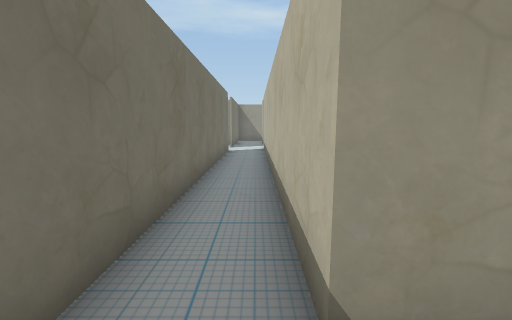
View 1 (above)

24 first-person views from a walk through a scene from a Unity 3-D project. The camera is 1.4 m above the floor, tilts 8° down and sees 90° across. Doors are open. The floor is counted in squares, 1 m on a side. Each view is taken from the middle of a square. On the plan, view 1 faces up. The plan holds only what a view shows up to about 13 squares ahead; the rest is blank. The place goes on beyond the plan. The player character is not drawn. Some animated figures are not drawn. Some surface patterns are stand-ins.

View 2
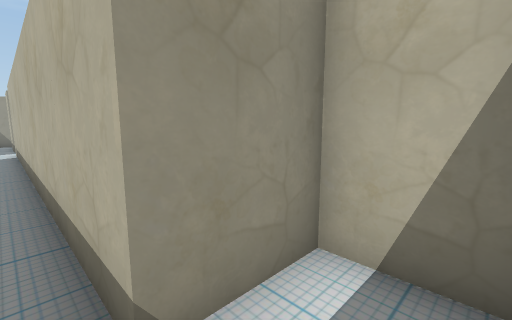

View 3
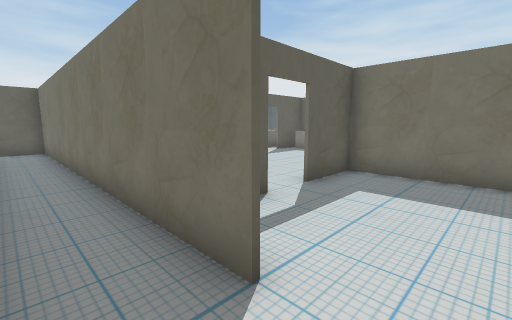

View 4
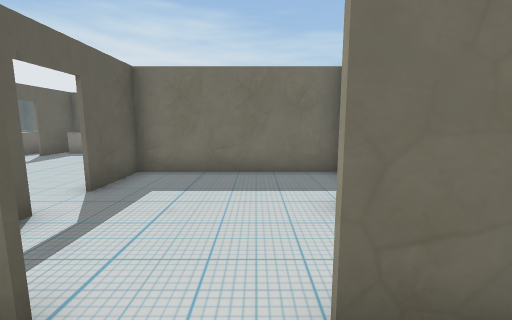

View 5
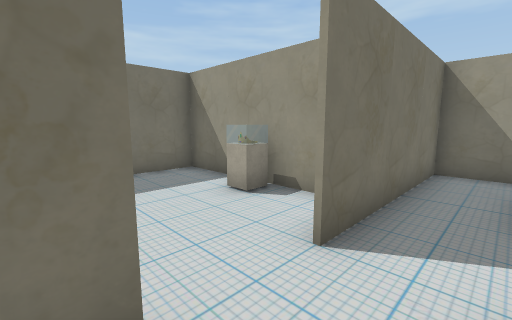

View 6
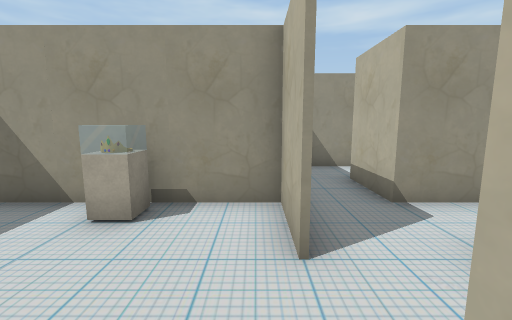

View 7
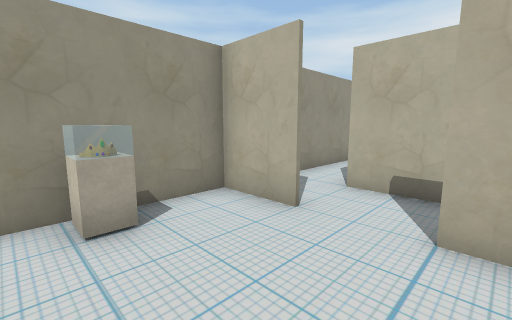

View 8
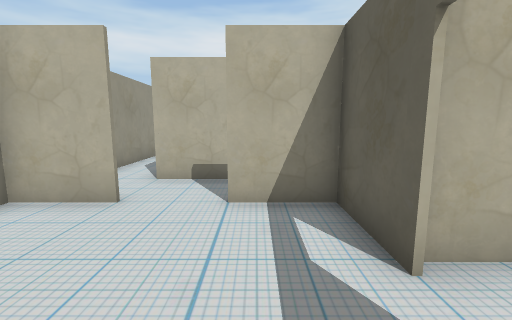

View 9
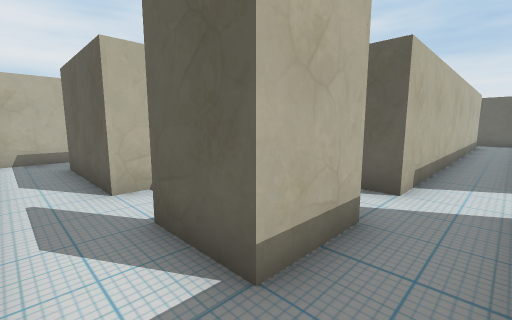

View 10
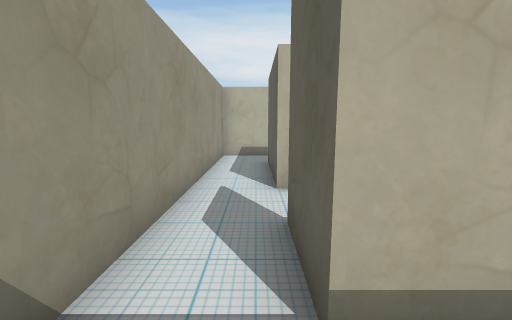

View 11
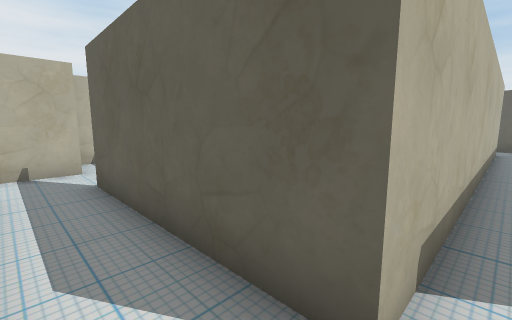

View 12
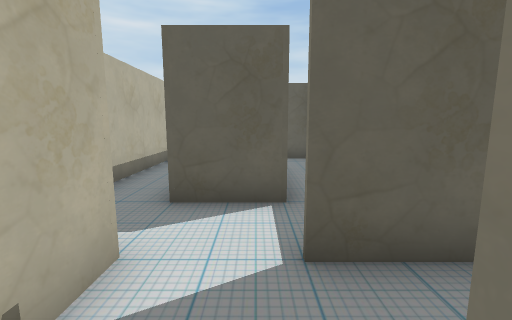

View 13
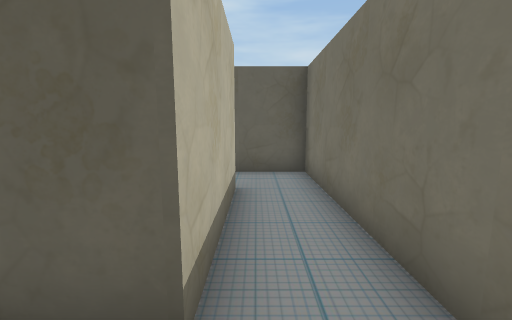

View 14
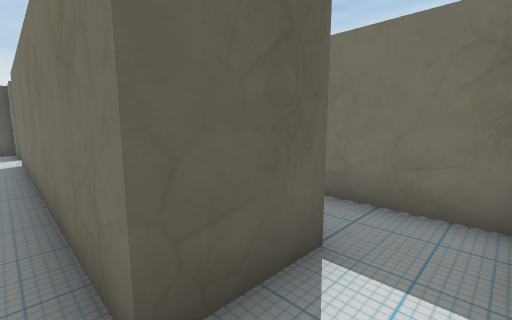

View 15
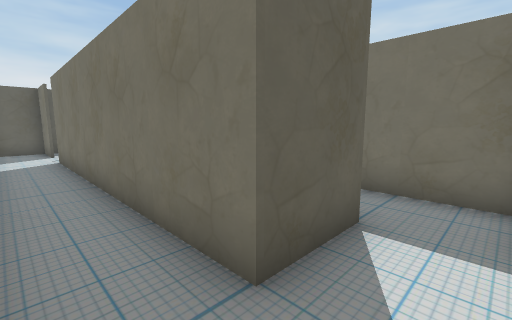

View 16
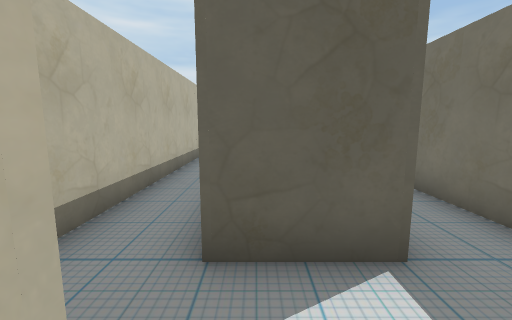

View 17
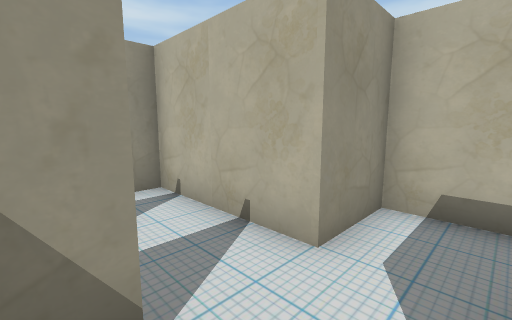

View 18
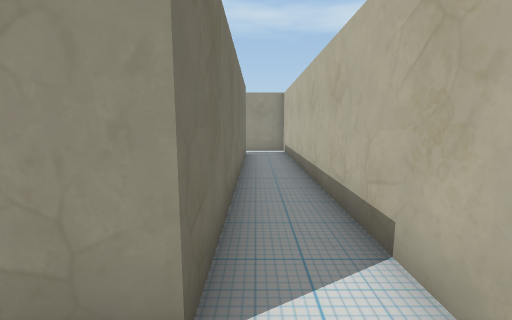

View 19
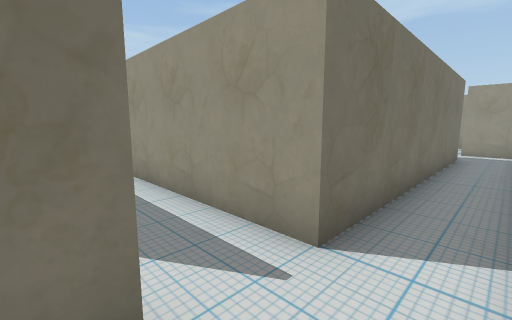

View 20
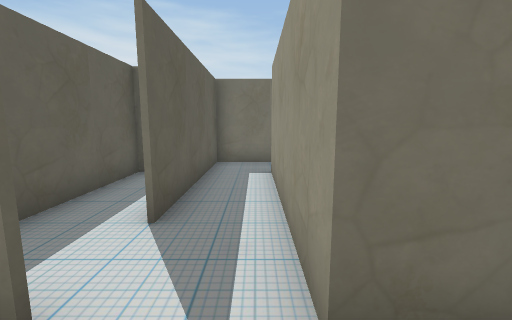

View 21
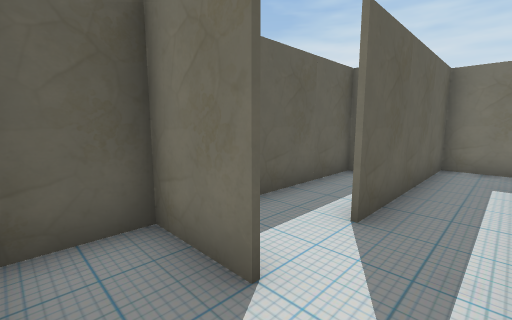

View 22
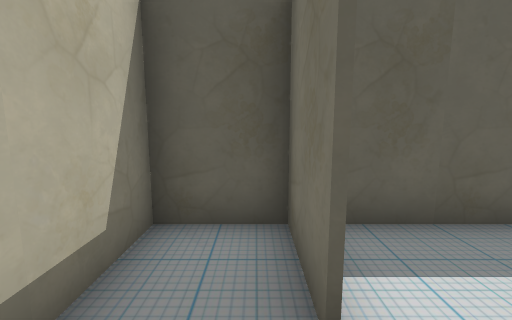

View 23
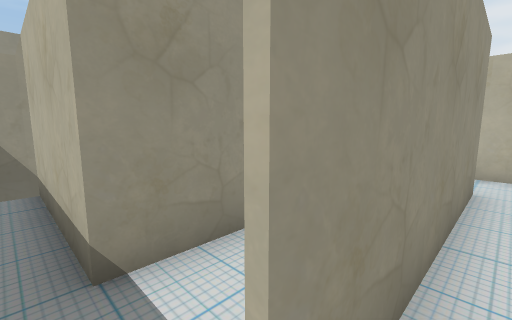

View 24
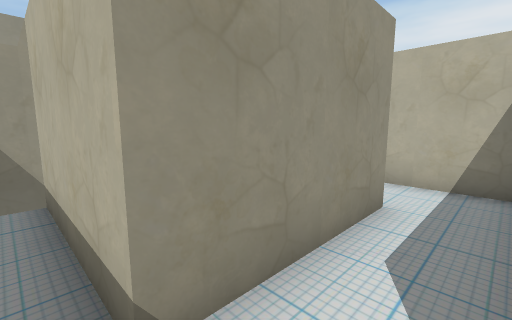

### Floor plan
Ten units are one square. View 1 is at (0, 0); x grows to the right and y downward. Boxes are objects, and circles mark ways between rooms. Rooms are numbered by the first view taken in them; rooms with no view inside come last. Other rooms are left out.
<svg viewBox="-80 -219 189 228">
<path fill="none" stroke="#000" d="M25 1 25 -14 5 -14M-14 -16 -14 4 5 4M-14 -136 -14 -106M5 -106 5 -155M-14 -175 -14 -155M-15 -154 -15 -174 -75 -174 -75 -116 -51 -116M-39 -116 -15 -116 -15 -135M6 -214 -14 -214 -14 -175M5 -174 5 -195M52 -174 5 -174M84 -155 84 -194 79 -194M5 -155 65 -155M66 -155 59 -155M45 -151 45 -76 66 -76M64 -95 64 -135 85 -135M85 -16 85 4 104 4 104 -155 84 -155M85 -135 85 -35M85 -35 25 -35M25 4 82 4M5 -36 5 -15 66 -15M-14 -106 -14 -16M5 -14 5 -106M66 -54 25 -54 25 -114M84 -39 84 -61M104 -192 104 -214 45 -214M44 -195 86 -195M44 -186 44 -195M45 -214 6 -214M5 -195 25 -195"/>
<circle cx="0" cy="-10" r="3" fill="#2a7"/>
<circle cx="-15" cy="-145" r="3" fill="#2a7"/>
<circle cx="0" cy="-170" r="3" fill="#2a7"/>
<circle cx="10" cy="-170" r="3" fill="#2a7"/>
<circle cx="0" cy="-110" r="3" fill="#2a7"/>
<circle cx="15" cy="-210" r="3" fill="#2a7"/>
<circle cx="75" cy="-160" r="3" fill="#2a7"/>
<circle cx="90" cy="-150" r="3" fill="#2a7"/>
<circle cx="90" cy="-25" r="3" fill="#2a7"/>
<circle cx="20" cy="-40" r="3" fill="#2a7"/>
<circle cx="50" cy="-210" r="3" fill="#2a7"/>
<text x="10" y="-10">1</text>
<text x="0" y="-140">2</text>
<text x="-40" y="-150">3</text>
<text x="0" y="-200">4</text>
<text x="60" y="-170">5</text>
<text x="60" y="-130">6</text>
<text x="100" y="-70">7</text>
<text x="60" y="-10">8</text>
<text x="0" y="-70">9</text>
<text x="40" y="-50">10</text>
<text x="80" y="-210">11</text>
<text x="30" y="-200">12</text>
</svg>
Room 1 opens to room 9. Room 2 opens to room 3. Room 2 opens to room 4. Room 2 opens to room 5. Room 2 opens to room 9. Room 4 opens to room 12. Room 5 opens to room 6. Room 6 opens to room 7. Room 7 opens to room 8. Room 8 opens to room 10. Room 11 opens to room 12.

Where each view was taken, in squares from view 1:
view 1: 0 up, 0 right, facing up
view 2: 0 up, 0 right, facing up-right
view 3: 15 up, 0 right, facing down-left
view 4: 15 up, 0 right, facing left
view 5: 13 up, 0 right, facing up-left
view 6: 13 up, 2 left, facing up
view 7: 13 up, 5 left, facing up-right
view 8: 13 up, 6 left, facing right
view 9: 21 up, 1 left, facing down-right
view 10: 20 up, 1 left, facing right
view 11: 17 up, 0 right, facing down-right
view 12: 18 up, 7 right, facing down
view 13: 15 up, 6 right, facing down
view 14: 15 up, 9 right, facing down-left
view 15: 15 up, 10 right, facing down-left
view 16: 16 up, 8 right, facing down
view 17: 14 up, 6 right, facing up-right
view 18: 2 up, 9 right, facing up
view 19: 1 up, 10 right, facing up-left
view 20: 3 up, 10 right, facing left
view 21: 3 up, 10 right, facing down-left
view 22: 3 up, 9 right, facing down
view 23: 3 up, 2 right, facing up-right
view 24: 4 up, 2 right, facing up-right
